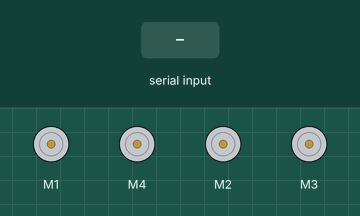
The sketch below on a simulated Arduino Uno, built with avr-gcc and run on an emulated ATmega328P. Parts: 4 × DC motor (green arrow = forward, orange = backward, longer = faster). Inputs (shaded band) come from the test bench. What the sketch prints to the serial monitor is not drawn.

Above: at 1.2 s.
1.3 s: "F" received over Serial
At 1.7 s:
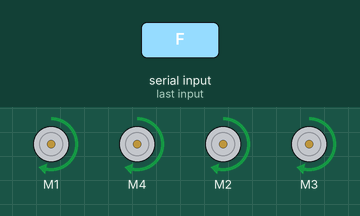
3.8 s: "B" received over Serial
At 4.4 s:
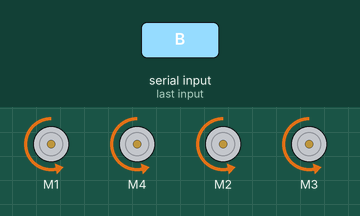
6.1 s: "R" received over Serial
At 6.5 s:
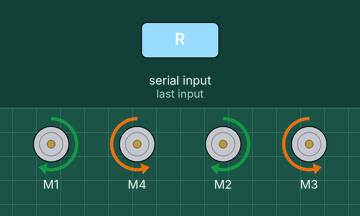
8.1 s: "L" received over Serial
At 8.5 s:
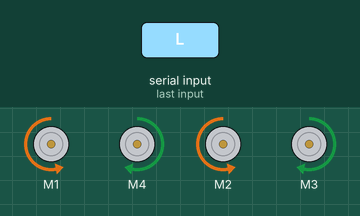
Timing chart, 0 to 11.1 s (numbered marks = the images above; inputs shaded):
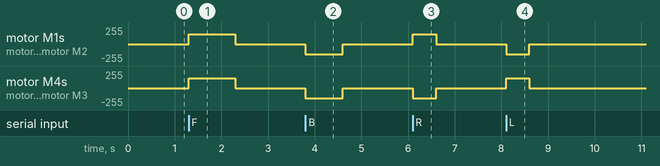

The sketch:

Bluetooth_mode.ino
```cpp
#include <AFMotor.h>

#define irPinML A4
#define irPinMR A2
AF_DCMotor FrontL(1);
AF_DCMotor BackL(2);
AF_DCMotor BackR(3);
AF_DCMotor FrontR(4);
char val;// for bluetooth
void setup(){
 Serial.begin(9600);
 pinMode(irPinML ,INPUT);
 pinMode(irPinMR ,INPUT);


 FrontL.setSpeed(150);

 FrontR.setSpeed(150);
 BackL.setSpeed(150);
 BackR.setSpeed(150);
}

void moveFront(){
 FrontL.run(FORWARD);
 FrontR.run(FORWARD);
 BackL.run(FORWARD);
 BackR.run(FORWARD);
 }
 void moveBack(){
 FrontL.run(BACKWARD);
 FrontR.run(BACKWARD);
 BackL.run(BACKWARD);
 BackR.run(BACKWARD);
 }
void turnLeft(){
 FrontL.run(BACKWARD);
 FrontR.run(FORWARD);
 BackL.run(BACKWARD);
 BackR.run(FORWARD);
 }
void turnRight(){
 FrontL.run(FORWARD);
 FrontR.run(BACKWARD);
 BackL.run(FORWARD);
 BackR.run(BACKWARD);
 }
 void moveStop(){
 FrontL.run(RELEASE);
 FrontR.run(RELEASE);
 BackL.run(RELEASE);
 BackR.run(RELEASE);

 }
void loop(){
if(Serial.available()){
  val=Serial.read();
  Serial.print(val);
  }
  switch(val){
    case 'F':
      moveFront();
      delay(1000);
      moveStop();

      break;
    case 'B':
      moveBack();
      delay(800);
      moveStop();
      break;
    case 'R':
      turnRight();
      delay(500);
      moveStop();
      break;
    case 'L':
      turnLeft();
      delay(500);
      moveStop();
      break;
     default:
      moveStop();
    }
    val='S';
}
```

Measured:
- after the input at 1.3 s, motor M1, motor M4, motor M2, motor M3: stopped → forward 150/255 at once, → stopped 1.0 s later
- after the input at 3.8 s, motor M1, motor M4, motor M2, motor M3: stopped → backward 150/255 at once, → stopped 0.80 s later
- after the input at 6.1 s, motor M1, motor M2: stopped → forward 150/255 at once, → stopped 0.50 s later; motor M4, motor M3: stopped → backward 150/255 at once, → stopped 0.50 s later
- after the input at 8.1 s, motor M1, motor M2: stopped → backward 150/255 at once, → stopped 0.50 s later; motor M4, motor M3: stopped → forward 150/255 at once, → stopped 0.50 s later
